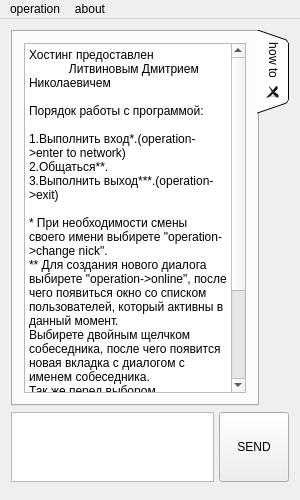
<?xml version="1.0" encoding="UTF-8"?>
<ui version="4.0">
 <class>MainWindow</class>
 <widget class="QMainWindow" name="MainWindow">
  <property name="geometry">
   <rect>
    <x>0</x>
    <y>0</y>
    <width>300</width>
    <height>500</height>
   </rect>
  </property>
  <property name="maximumSize">
   <size>
    <width>300</width>
    <height>500</height>
   </size>
  </property>
  <property name="windowTitle">
   <string>QuickMsg - &lt;Cnonim&gt;</string>
  </property>
  <widget class="QWidget" name="centralWidget">
   <layout class="QVBoxLayout" name="verticalLayout_2">
    <item>
     <widget class="QTabWidget" name="tabWidget">
      <property name="minimumSize">
       <size>
        <width>200</width>
        <height>350</height>
       </size>
      </property>
      <property name="focusPolicy">
       <enum>Qt::TabFocus</enum>
      </property>
      <property name="tabPosition">
       <enum>QTabWidget::East</enum>
      </property>
      <property name="tabShape">
       <enum>QTabWidget::Triangular</enum>
      </property>
      <property name="currentIndex">
       <number>0</number>
      </property>
      <property name="elideMode">
       <enum>Qt::ElideNone</enum>
      </property>
      <property name="usesScrollButtons">
       <bool>true</bool>
      </property>
      <property name="documentMode">
       <bool>false</bool>
      </property>
      <property name="tabsClosable">
       <bool>true</bool>
      </property>
      <property name="movable">
       <bool>false</bool>
      </property>
      <widget class="QWidget" name="tab">
       <attribute name="title">
        <string>how to</string>
       </attribute>
       <layout class="QVBoxLayout" name="verticalLayout">
        <item>
         <widget class="QPlainTextEdit" name="plainTextEdit_2">
          <property name="readOnly">
           <bool>true</bool>
          </property>
          <property name="plainText">
           <string>Хостинг предоставлен 
            Литвиновым Дмитрием Николаевичем

Порядок работы с программой:

1.Выполнить вход*.(operation-&gt;enter to network)
2.Общаться**.
3.Выполнить выход***.(operation-&gt;exit)

* При необходимости смены своего имени выбирете &quot;operation-&gt;change nick&quot;.
** Для создания нового диалога выбирете &quot;operation-&gt;online&quot;, после чего появиться окно со списком пользователей, который активны в данный момент.
Выбирете двойным щелчком собеседника, после чего появится новая вкладка с диалогом с именем собеседника.
Так же перед выбором собеседника можно установить метод шифрования(выпадающее меню) и ключ для шифрования(текстовое поле под меню).
***Каждый корректный выход продлевает срок службы Вашего компьютера на одну неделю!!!</string>
          </property>
          <property name="textInteractionFlags">
           <set>Qt::NoTextInteraction</set>
          </property>
         </widget>
        </item>
       </layout>
      </widget>
     </widget>
    </item>
    <item>
     <layout class="QHBoxLayout" name="horizontalLayout">
      <property name="spacing">
       <number>5</number>
      </property>
      <property name="sizeConstraint">
       <enum>QLayout::SetNoConstraint</enum>
      </property>
      <item>
       <widget class="QTextEdit" name="textEdit">
        <property name="maximumSize">
         <size>
          <width>16777215</width>
          <height>70</height>
         </size>
        </property>
        <property name="sizeAdjustPolicy">
         <enum>QAbstractScrollArea::AdjustIgnored</enum>
        </property>
       </widget>
      </item>
      <item>
       <widget class="QPushButton" name="pushButton">
        <property name="minimumSize">
         <size>
          <width>70</width>
          <height>70</height>
         </size>
        </property>
        <property name="text">
         <string>SEND</string>
        </property>
       </widget>
      </item>
     </layout>
    </item>
    <item>
     <widget class="QPlainTextEdit" name="plainTextEdit">
      <property name="enabled">
       <bool>true</bool>
      </property>
      <property name="maximumSize">
       <size>
        <width>1</width>
        <height>1</height>
       </size>
      </property>
      <property name="readOnly">
       <bool>true</bool>
      </property>
     </widget>
    </item>
   </layout>
  </widget>
  <widget class="QMenuBar" name="menuBar">
   <property name="geometry">
    <rect>
     <x>0</x>
     <y>0</y>
     <width>300</width>
     <height>21</height>
    </rect>
   </property>
   <widget class="QMenu" name="menuOperation">
    <property name="title">
     <string>operation</string>
    </property>
    <addaction name="actionEnter"/>
    <addaction name="actionChange_nickname"/>
    <addaction name="actionOnline"/>
    <addaction name="separator"/>
    <addaction name="actionShow_encoded_message"/>
    <addaction name="separator"/>
    <addaction name="actionExit"/>
   </widget>
   <widget class="QMenu" name="menuAbout">
    <property name="title">
     <string>about</string>
    </property>
    <addaction name="actionAbout_program"/>
    <addaction name="actionAbout_authors"/>
   </widget>
   <addaction name="menuOperation"/>
   <addaction name="menuAbout"/>
  </widget>
  <action name="actionExit">
   <property name="text">
    <string>exit</string>
   </property>
  </action>
  <action name="actionChange_nickname">
   <property name="text">
    <string>change nickname</string>
   </property>
  </action>
  <action name="actionOnline">
   <property name="text">
    <string>online</string>
   </property>
  </action>
  <action name="actionEnter">
   <property name="text">
    <string>enter to network</string>
   </property>
  </action>
  <action name="actionAbout_program">
   <property name="text">
    <string>about program</string>
   </property>
  </action>
  <action name="actionAbout_authors">
   <property name="text">
    <string>about authors</string>
   </property>
  </action>
  <action name="actionShow_encoded_message">
   <property name="checkable">
    <bool>true</bool>
   </property>
   <property name="checked">
    <bool>true</bool>
   </property>
   <property name="text">
    <string>show encoded message</string>
   </property>
  </action>
 </widget>
 <layoutdefault spacing="6" margin="11"/>
 <resources/>
 <connections/>
</ui>
